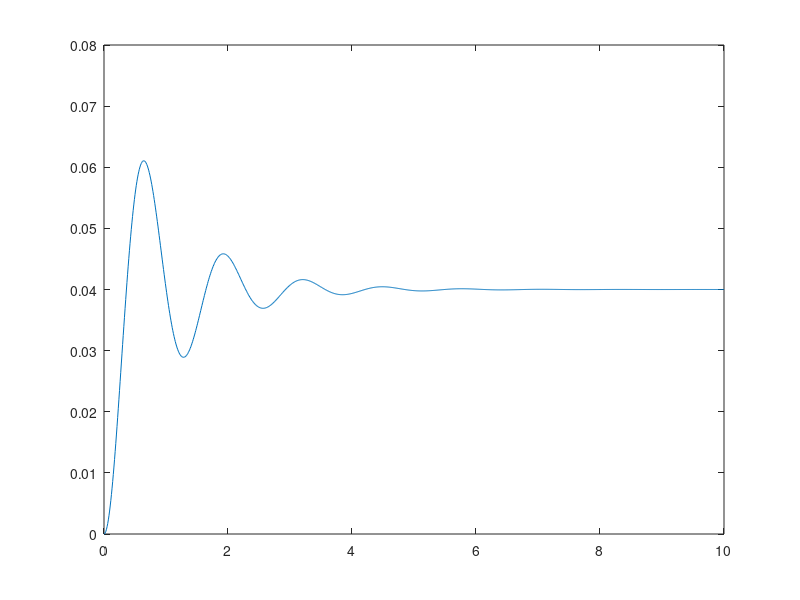

This figure's MATLAB source:
close all;
clear all;


%Matrices A,B,C,D
a=[0 1;-25 -2];
b=[0;1];
c=[1 0];
d=0;

%Finding the poles and the transfer function
[n,d]=ss2tf(a,b,c,d);
sysTF=tf(n,d)           %Transfer Function
sysPoles=pole(sysTF)   %Poles

%Simulating system with unit step function for 10s
x0=[0;0];   %Initial conditions
t=0:0.01:10; %Total time of simulation
u=ones(length(t),1);    %Unit step function

plot(t,lsim(sysTF,u,t,x0))